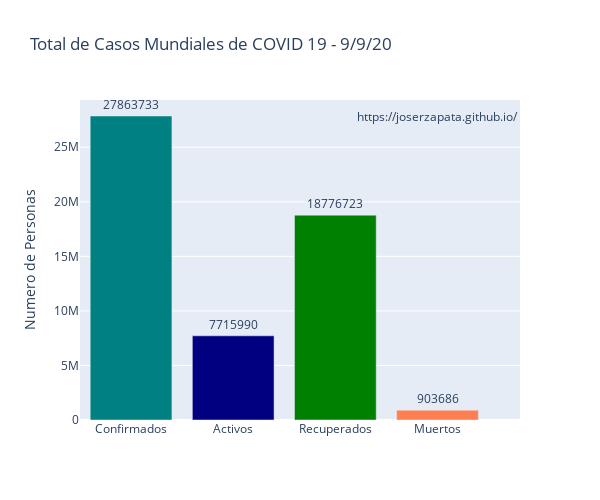

Write notebook code for a chart like this one.
### Markdown cell above
## Valores Mundiales de Confirmados, Recuperados y Muertos

### Code cell
temp = pd.DataFrame(world.iloc[-1,:]).T
tm = temp.melt(id_vars="Fecha", value_vars=[ "Confirmados","Activos","Recuperados","Muertos"])
fig = px.bar(tm, x="variable" , y="value", color= 'variable', text='value',
             color_discrete_sequence=["teal","navy","green", "coral"],
             height=500, width=600,
             title= f'Total de Casos Mundiales de COVID 19 - {str(world.iloc[-1,0])}')
fig.update_traces(textposition='outside')#poner los valores de las barras fuera
fig.add_annotation(x='Muertos', y=tm['value'].max(),text='https://joserzapata.github.io/', showarrow=False)
fig.layout.update(showlegend=False,
                  yaxis =  {"title": {"text": "Numero de Personas"}}, # Cambiar texto eje y
                  xaxis =  {"title": {"text": ""}} #Esconder nombre eje x
                  )
# grabar grafica en chart-studio si se proporciona el api-key
if api_key: py.plot(fig, filename = 'total_casos_general', auto_open=False)
fig.show()

### Figure 1 — Plotly figure (JSON) as saved in the notebook; plotly's stock layout.template omitted (floating-point values rounded to 4 significant figures)
{"data": [{"alignmentgroup": "True", "hovertemplate": "variable=%{x}<br>value=%{text}<extra></extra>", "legendgroup": "Confirmados", "marker": {"color": "teal"}, "name": "Confirmados", "offsetgroup": "Confirmados", "orientation": "v", "showlegend": true, "text": [27863733], "textposition": "outside", "type": "bar", "x": ["Confirmados"], "xaxis": "x", "y": [27863733], "yaxis": "y"}, {"alignmentgroup": "True", "hovertemplate": "variable=%{x}<br>value=%{text}<extra></extra>", "legendgroup": "Activos", "marker": {"color": "navy"}, "name": "Activos", "offsetgroup": "Activos", "orientation": "v", "showlegend": true, "text": [7715990], "textposition": "outside", "type": "bar", "x": ["Activos"], "xaxis": "x", "y": [7715990], "yaxis": "y"}, {"alignmentgroup": "True", "hovertemplate": "variable=%{x}<br>value=%{text}<extra></extra>", "legendgroup": "Recuperados", "marker": {"color": "green"}, "name": "Recuperados", "offsetgroup": "Recuperados", "orientation": "v", "showlegend": true, "text": [18776723], "textposition": "outside", "type": "bar", "x": ["Recuperados"], "xaxis": "x", "y": [18776723], "yaxis": "y"}, {"alignmentgroup": "True", "hovertemplate": "variable=%{x}<br>value=%{text}<extra></extra>", "legendgroup": "Muertos", "marker": {"color": "coral"}, "name": "Muertos", "offsetgroup": "Muertos", "orientation": "v", "showlegend": true, "text": [903686], "textposition": "outside", "type": "bar", "x": ["Muertos"], "xaxis": "x", "y": [903686], "yaxis": "y"}], "layout": {"annotations": [{"showarrow": false, "text": "https://joserzapata.github.io/", "x": "Muertos", "y": 27863733}], "barmode": "relative", "height": 500, "legend": {"title": {"text": "variable"}, "tracegroupgap": 0}, "showlegend": false, "title": {"text": "Total de Casos Mundiales de COVID 19 - 9/9/20"}, "width": 600, "xaxis": {"anchor": "y", "categoryarray": ["Confirmados", "Activos", "Recuperados", "Muertos"], "categoryorder": "array", "domain": [0, 1], "title": {"text": ""}}, "yaxis": {"anchor": "x", "domain": [0, 1], "title": {"text": "Numero de Personas"}}}}
